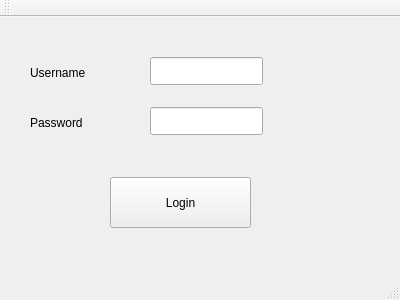
<?xml version="1.0" encoding="UTF-8"?>
<ui version="4.0">
 <class>MainWindow</class>
 <widget class="QMainWindow" name="MainWindow">
  <property name="geometry">
   <rect>
    <x>0</x>
    <y>0</y>
    <width>400</width>
    <height>300</height>
   </rect>
  </property>
  <property name="windowTitle">
   <string>MainWindow</string>
  </property>
  <widget class="QWidget" name="centralWidget">
   <widget class="QLabel" name="label">
    <property name="geometry">
     <rect>
      <x>30</x>
      <y>40</y>
      <width>91</width>
      <height>31</height>
     </rect>
    </property>
    <property name="text">
     <string>Username</string>
    </property>
   </widget>
   <widget class="QLabel" name="label_2">
    <property name="geometry">
     <rect>
      <x>30</x>
      <y>90</y>
      <width>91</width>
      <height>31</height>
     </rect>
    </property>
    <property name="text">
     <string>Password</string>
    </property>
   </widget>
   <widget class="QLineEdit" name="leUsername">
    <property name="geometry">
     <rect>
      <x>150</x>
      <y>40</y>
      <width>113</width>
      <height>28</height>
     </rect>
    </property>
   </widget>
   <widget class="QLineEdit" name="lePassword">
    <property name="geometry">
     <rect>
      <x>150</x>
      <y>90</y>
      <width>113</width>
      <height>28</height>
     </rect>
    </property>
   </widget>
   <widget class="QPushButton" name="btnLogin">
    <property name="geometry">
     <rect>
      <x>110</x>
      <y>160</y>
      <width>141</width>
      <height>51</height>
     </rect>
    </property>
    <property name="text">
     <string>Login</string>
    </property>
   </widget>
  </widget>
  <widget class="QMenuBar" name="menuBar">
   <property name="geometry">
    <rect>
     <x>0</x>
     <y>0</y>
     <width>400</width>
     <height>22</height>
    </rect>
   </property>
  </widget>
  <widget class="QToolBar" name="mainToolBar">
   <attribute name="toolBarArea">
    <enum>TopToolBarArea</enum>
   </attribute>
   <attribute name="toolBarBreak">
    <bool>false</bool>
   </attribute>
  </widget>
  <widget class="QStatusBar" name="statusBar"/>
 </widget>
 <layoutdefault spacing="6" margin="11"/>
 <resources/>
 <connections/>
</ui>
